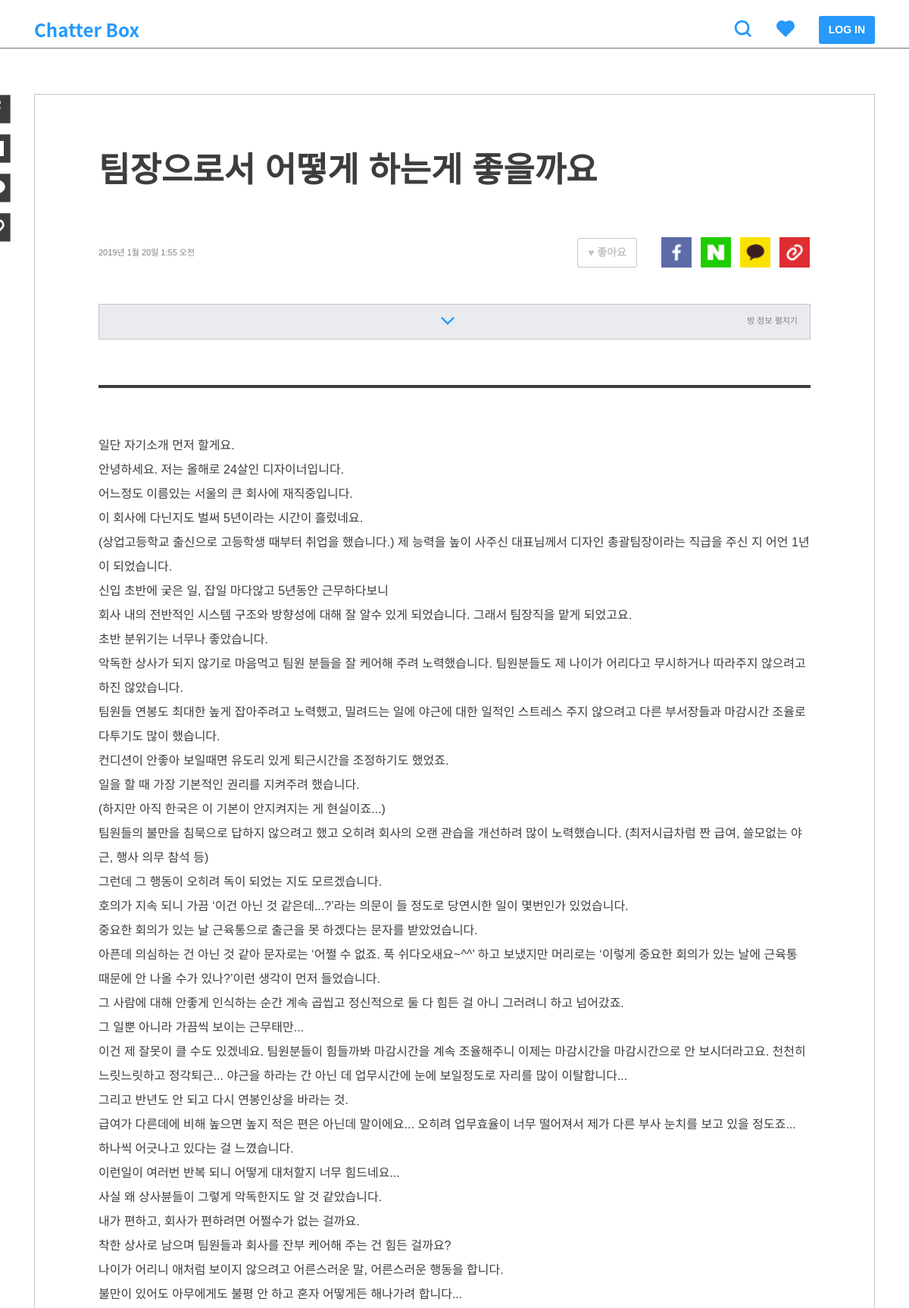
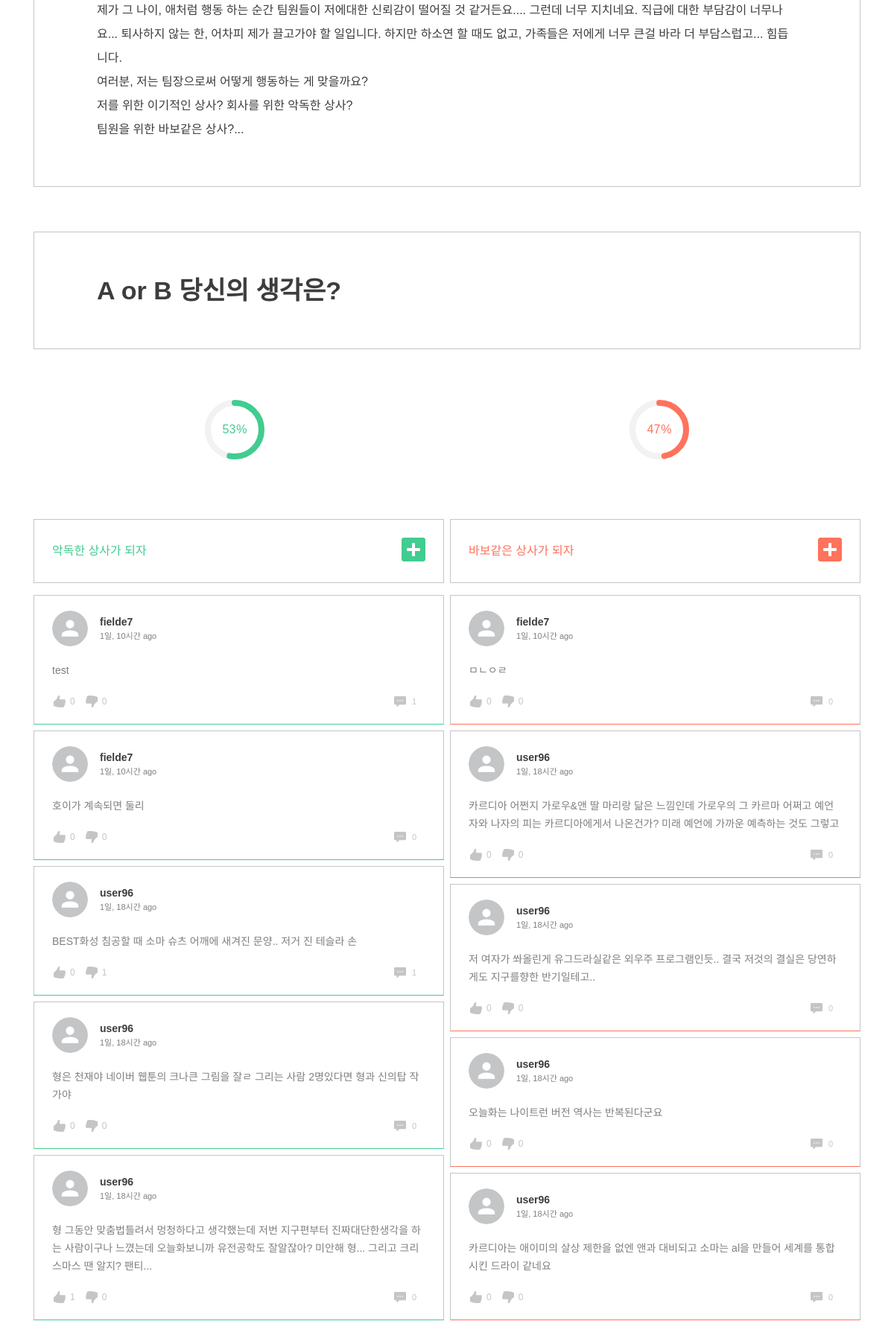
Screenshot of /post/9/ (upper part) with the database file from the repository (2 pictures, top to bottom).
### post/models.py (models this page shows, shortened)
class TimeStampedModel(models.Model):
    created_at = models.DateTimeField(auto_now_add=True, null=True)
    updated_at = models.DateTimeField(auto_now=True, null=True)
    class Meta():
        abstract = True

class Post(TimeStampedModel):
    author = models.ForeignKey(settings.AUTH_USER_MODEL)
    category = models.ForeignKey('Category')
    title = models.CharField(max_length=160, null=True)
    background = models.TextField()
    background_image1 = models.ImageField(
        upload_to='post', blank=True, null=True)
    background_image2 = models.ImageField(
        upload_to='post', blank=True, null=True)
    background_image3 = models.ImageField(
        upload_to='post', blank=True, null=True)
    background_image4 = models.ImageField(
        upload_to='post', blank=True, null=True)
    background_image5 = models.ImageField(
        upload_to='post', blank=True, null=True)
    tag = TagField()
    view_count = models.PositiveSmallIntegerField(default=0)
    share_count = models.PositiveSmallIntegerField(default=0)
    pro_title = models.CharField(max_length=160, null=True)
    con_title = models.CharField(max_length=160, null=True)
    @property
    def pro_count(self):
        pro_sum = self.comment_set.filter(type=True).count()
        pro_comments = self.comment_set.filter(type=True)
        for comment in pro_comments:
            pro_sum = pro_sum + comment.count_comment_likes
        return pro_sum
    @property
    def con_count(self):
        con_sum = self.comment_set.filter(type=False).count()
        con_comments = self.comment_set.filter(type=False)
        for comment in con_comments:
            con_sum = con_sum + comment.count_comment_likes
        return con_sum
    @property
    def all_count(self):
        return self.pro_count + self.con_count
    @property
    def pro_percent(self):
        if not self.all_count == 0:
            result = self.pro_count / self.all_count
        else:
            result = 0
        return result
    @property
    def con_percent(self):
        if not self.all_count == 0:
            result = self.con_count / self.all_count
        else:
            result = 0
        return result
    class Meta:
        ordering = ['-created_at']

### comment/models.py (models this page shows, shortened)
class TimeStampedModel(models.Model):
    created_at = models.DateTimeField(auto_now_add=True, null=True)
    updated_at = models.DateTimeField(auto_now=True, null=True)
    class Meta():
        abstract = True

class Comment(TimeStampedModel):
    post = models.ForeignKey(post_models.Post)
    author = models.ForeignKey(settings.AUTH_USER_MODEL)
    content = models.TextField()
    type = models.BooleanField(default=True)
    @property
    def count_comment_likes(self):
        return self.like_comments.all().count()
    @property
    def natural_time(self):
        return naturaltime(self.created_at)

### member/models.py (models this page shows)
class User(AbstractUser):
    GENDER_MALE = 'm'
    GENDER_FEMALE = 'f'
    GENDER_OTHER = 'o'
    CHOICES_GENDER = (
        (GENDER_MALE, '남성'),
        (GENDER_FEMALE, '여성'),
        (GENDER_OTHER, '기타'),
    )
    profile_image = models.ImageField(
        default='default/user.png', null=True, upload_to='user')
    bio = models.CharField(max_length=160, null=True)
    gender = models.CharField(
        max_length=1, choices=CHOICES_GENDER, null=True, blank=True)
    like_posts = models.ManyToManyField(
        'post.Post', blank=True, related_name='like_users')
    like_comments = models.ManyToManyField(
        'comment.Comment', blank=True, related_name='like_comments')
    hate_comments = models.ManyToManyField(
        'comment.Comment', blank=True, related_name='hate_comments')
    objects = UserManager()
    def __str__(self):
        return self.username

### post/views.py (the view)
# urls.py: url(r'^(?P<post_pk>\d+)/$', views.post_detail, name='post_detail'),
def post_detail(request, post_pk):
    post = get_object_or_404(Post, pk=post_pk)
    post.view_count = post.view_count + 1
    post.save()
    comment_form = comment_forms.CommentForm()
    comment_on_comment_form = comment_forms.CommentOnCommentForm()
    report_comment_form = comment_forms.ReportCommentForm()
    procomments = comment_models.Comment.objects.filter(
        post=post, type=True).order_by('-created_at')
    concomments = comment_models.Comment.objects.filter(
        post=post, type=False).order_by('-created_at')
    if request.user.is_authenticated():
        procomments_mine = procomments.filter(
            author=request.user).order_by('-created_at')
        procomments_exclude = procomments.exclude(
            author=request.user).order_by('-created_at')
        concomments_mine = concomments.filter(
            author=request.user).order_by('-created_at')
        concomments_exclude = concomments.exclude(
            author=request.user).order_by('-created_at')
    else:
        procomments_mine = None
        procomments_exclude = procomments
        concomments_mine = None
        concomments_exclude = concomments
    context = {
        'post': post,
        'procomments_mine': procomments_mine,
        'procomments_exclude': procomments_exclude,
        'concomments_mine': concomments_mine,
        'concomments_exclude': concomments_exclude,
        'comment_form': comment_form,
        'comment_on_comment_form': comment_on_comment_form,
        'report_comment_form': report_comment_form,
    }
    return render(request, 'post/post_detail.html', context)

### comment/models.py (called while the page is built)
    @property
    def natural_time(self):
        return naturaltime(self.created_at)

### post/templatetags/post_extras.py (called while the page is built)
@register.filter
def split_tags(value):
    tags = []
    split_comma = value.split(',')
    for tag in split_comma:
        split_space = tag.split(" ")
        for tag in split_space:
            if tag:
                tags.append(tag)
    return tags

### templates/post/post_detail.html (shortened to what this page needs)
{% extends 'base.html' %}
{% load static %}
{% load post_extras %}
{% block customCSS %}
<link rel="stylesheet" href="{% static 'css/post/post_detail.css' %}">
{% endblock %}
{% block content %}
<div class="fixed-share web-block">{% include 'include/share.html' %}</div>
<div class="post-body m60">
    <h2>{{ post.title }}</h2>
    <div class="detail-header">
        <span>{{ post.updated_at }}</span>
        <div class="btn-wrap">
            <form action="{% url 'post:post_like_toggle' post_pk=post.pk %}" method="POST">
                {% if post in user.like_posts.all %}
                <button class="btn btn-fill">♥ 좋아요</button>
                {% else %}
                <button class="btn btn-line">♥ 좋아요</button>
                {% endif %}
            </form>
            <div class="share-sns">
                <a href="javascript:shareFacebook()">
                    <img src="{% static '/img/facebook.png' %}" />
                </a>
                <a href="javascript:shareNaver()">
                    <img src="{% static '/img/naver.png' %}" />
                </a>
                <a href="javascript:shareKatalk()">
                    <img src="{% static '/img/kakao.png' %}" />
                </a>
                <a href="javascript:shareLink()">
                    <img src="{% static '/img/clip.png' %}" />
                </a>
            </div>
        </div>
    </div>
    <button class="btn btn-full info-btn collapsed" data-toggle="collapse" data-target="#info-toggle">
        <img src="{% static '/img/icons/down.png' %}" />
        <span>방 정보 펼치기</span>
    </button>
    <hr class="detail-hr m60">
    <div class="detail-body">
        <span class="post-background">{{ post.background|safe|linebreaks }}</span>
    </div>
</div>
<div class="opinion m60">
    <h2>A or B 당신의 생각은?</h2>
</div>
<div class="percent-wrap row p-0">
    <div class="chart">
        <div class="percentage pro-chart" data-percent="{% widthratio post.pro_percent 1 100 %}">
            <span class="pro-title">{% widthratio post.con_percent 1 100 %}</span><sup class="pro-title">%</sup>
        </div>
    </div>
    <div class="chart">
        <div class="percentage con-chart" data-percent="{% widthratio post.con_percent 1 100 %}">
            <span class="con-title">{% widthratio post.con_percent 1 100 %}</span><sup class="con-title">%</sup>
        </div>
    </div>
</div>
{% include 'comment/comment_list.html' %}
{% endblock %}

### templates/comment/comment_list.html (shortened to what this page needs)
{% load static %}
{% block customCSS %}
<link rel="stylesheet" href="{% static 'css/comment/comment.css' %}">
<link rel="stylesheet" href="{% static 'css/comment/comment_action.css' %}">
{% endblock %}
<div class="row comment_title p-0">
    <div class="col-6 pro-title">
        <h5>{{ post.pro_title }}</h5>
        <a data-toggle="collapse" href="#pro-form">
            <img class="add-pro {% if not user.is_authenticated %}plzLogin{% endif %}" src="{% static '/img/icons/add-pro.svg' %}" />
        </a>
    </div>
    <div class="col-6 con-title">
        <h5>{{ post.con_title }}</h5>
        <a data-toggle="collapse" href="#con-form">
            <img class="add-con {% if not user.is_authenticated %}plzLogin{% endif %}" src="{% static '/img/icons/add-con.svg' %}" />
        </a>
    </div>
</div>
<div class="row comment-wrap p-0">
    <div class="pro-comments col-6 p-0">
        <div class="comment-list pro-list">
            <ul class="etc">
                {% for comment in procomments_exclude.all %}
                <li class="comment">{% include 'include/comment.html' %}</li>
                {% endfor %}
            </ul>
        </div>
    </div>
    <div class="con-comments col-6 p-0">
        <div class="comment-list con-list">
            <ul class="etc">
                {% for comment in concomments_exclude.all %}
                <li class="comment">{% include 'include/comment.html' %}</li>
                {% endfor %}
            </ul>
        </div>
    </div>
</div>
{% include 'include/toast.html' %}
{% include 'include/modal.html' with modal_id='reportModal' modal_title='신고하기' modal_btn='신고하기' %}

### templates/include/comment.html (shortened to what this page needs)
{% load static %}
<div class="comment-header">
    <div class="header-left">
        <img src="{{ comment.author.profile_image.url }}" />
        <h6>{{ comment.author }}<br><span>{{ comment.natural_time }}</span></h6>
    </div>
</div>
<h6 id="content-{{ comment.pk }}" class="comment-content">{{ comment.content|linebreaks }}</h6>
<div class="comment-footer">
    <div class="btn-wrap">
        <div class="like-hate">
            <button class="comment-like" name="{{ comment.pk }}">
                {% if comment in user.like_comments.all %}
                <img src="{% static '/img/icons/like-hate-fill.png' %}" />
                <p class="count active"> {{ comment.like_comments.count }}</p>
                {% else %}
                <img src="{% static '/img/icons/like-hate-empty.png' %}" />
                <p class="count"> {{ comment.like_comments.count }}</p>
                {% endif %}
            </button>
        </div>
        <div class="like-hate">
            <button class="comment-hate" name="{{ comment.pk }}">
                {% if comment in user.hate_comments.all %}
                <img class="hate" src="{% static '/img/icons/like-hate-fill.png' %}" />
                <p class="count active">{{ comment.hate_comments.count }}</p>
                {% else %}
                <img class="hate" src="{% static '/img/icons/like-hate-empty.png' %}" />
                <p class="count">{{ comment.hate_comments.count }}</p>
                {% endif %}
            </button>
        </div>
    </div>
    <div class="btn-wrap">
        <button data-toggle="collapse" data-target="#action-{{ comment.pk }}">
            <img src="{% static '/img/icons/comment.png' %}" style="margin-right: 4px;" />
            <span class="count">{{ comment.comment_on_comment.count }}</span>
        </button>
    </div>
</div>

### static/css/style.css (style rules this page uses)
html, body, div, span, applet, object, iframe, h1, h2, h3, h4, h5, h6, p, blockquote, pre, a, abbr, acronym, address, big, cite, code, del, dfn, em, img, ins, kbd, q, s, samp, small, strike, strong, sub, sup, tt, var, b, u, i, center, dl, dt, dd, ol, ul, li, fieldset, form, label, legend, table, caption, tbody, tfoot, thead, tr, th, td, article, aside, canvas, details, embed, figure, figcaption, footer, header, hgroup, menu, nav, output, ruby, section, summary, time, mark, audio, video { margin: 0; padding: 0; border: 0; font-size: 100%; font: inherit; vertical-align: baseline; }
body { display: flex; min-height: 100vh; flex-direction: column; font-family: "Noto Sans KR", sans-serif; }
ol, ul { list-style: none; }
button { all: unset; cursor: pointer; }
a { all: unset; text-decoration: none !important; cursor: pointer; }
.web-block { display: block !important; }
h2 { font-size: 45px; line-height: 80px; font-weight: 700; color: #3d3d3d; word-break: break-all; }
h5 { font-size: 16px; line-height: 24px; font-weight: 500; color: #3d3d3d; word-break: break-all; }
h6 { font-size: 14px; line-height: 24px; font-weight: 400; color: #3d3d3d; word-break: break-all; }
p { font-size: 12px; line-height: 20px; font-weight: 400; color: #7f7f7f; word-break: break-all; }
span { font-size: 11px; line-height: 18px; font-weight: 400; color: #7f7f7f; word-break: break-all; }
.btn { padding: 8px 13px; border: 0; border-radius: 3px; font-size: 14px; font-weight: 700; word-break: keep-all; }
.btn-full { padding: 12px 0; width: 100%; border-radius: 0; }
.btn-line { color: #2699FB !important; background-color: #fff; border: 1px solid #2699FB; }
.m60 { margin-top: 60px; margin-bottom: 60px; }

### static/css/post/post_detail.css (style rules this page uses)
.post-body { padding: 60px 84px; border: 1px solid #C3C5C7; }
.post-body h2 { word-break: break-all; }
.post-body .detail-header { display: flex; justify-content: space-between; align-items: center; padding: 48px 0; }
.post-body .detail-header .btn-wrap { display: flex; flex-direction: row; align-items: center; }
.post-body .detail-header .btn-wrap .btn { margin-right: 20px; }
.post-body .detail-header .btn-wrap .btn-line { border-color: #C3C5C7; color: #C3C5C7 !important; }
.post-body .info-btn { width: calc(100% - 2px); background-color: #E9EBEE; border: 1px solid #C3C5C7; }
.post-body .info-btn img { margin-left: 54px; }
.post-body .collapsed img { margin-left: 64px; }
.post-body .info-btn span { float: right; margin-right: 16px; }
.post-body .detail-hr { border: 2px solid #3d3d3d; }
.post-body .detail-body .post-background p { font-size: 16px; line-height: 32px; font-weight: 400; color: #3d3d3d; word-break: break-all; }
.opinion { padding: 48px 84px; border: 1px solid #C3C5C7; }
.opinion h2 { font-size: 34px; line-height: 60px; }
.comment_title { margin: 8px 0; }
.comment_title .col-6 { display: flex; justify-content: space-between; align-items: center; padding: 24px; max-width: calc(50% - 4px); border: 1px solid #C3C5C7; }
.comment_title .col-6 img { width: 32px; height: 32px; cursor: pointer; }
.comment_title .pro-title { margin-right: 4px; }
.comment_title .con-title { margin-left: 4px; }
.comment_title .pro-title h5 { color: #41CC90; word-break: break-all; }
.comment_title .con-title h5 { color: #FF725C; word-break: break-all; }
.percent-wrap { display: flex; justify-content: center; align-items: center; margin-bottom: 48px; }
.percent-wrap .pro-title { color: #41cc90; }
.percent-wrap .con-title { color: #FF725C; }
.percent-wrap .chart { width: 50%; text-align: center; }
.percent-wrap .easyPieChart { position: relative; margin: 8px auto 32px; text-align: center; }
.percent-wrap .easyPieChart span { font-size: 16px; }
.percent-wrap .easyPieChart sup { top: 0; margin-left: 1px; }

### static/css/include/share.css (style rules this page uses)
.share-sns { display: flex; flex-direction: row; align-items: center; }
.share-sns a { display: block; width: 40px; height: 40px; margin-left: 12px; }
.share-sns img { width: 100%; }
.fixed-share { position: fixed; top: 124px; left: calc(50% - 625px); }

### rows the page displays
Post: title "팀장으로서 어떻게 하는게 좋을까요", updated_at "2019년 1월 20일 1:55 오전", background "일단 자기소개 먼저 할게요. 안녕하세요. 저는 올해로 24살인 디자이너입니다. 어느정도 이름있는 서울의 큰 회사에 재직중입니다. 이 회사에 다닌지도 벌써 5년이라는 시간이 흘렀네요. (상업고등학교 출신으로 고등학생 때부터 취업을 했습니다.) 제 능력을 높이 사주신 대표님께서 디자인 총괄팀장이라는 직급을 주신 지 어언 1년이 되었습니다. 신입 초반에 궂은 일, 잡일 마다않고 5년동안 근무하다보니 회사 내의 전반적인 시스템 구조와 방향성에 대해 잘 알수 있게 되었습니다. 그래서 팀장직을 맡게 되었고요. 초반 분위기는 너무나 좋았습니다. 악독한 상사가 되지 않기로 마음먹고 팀원 분들을 잘 케어해 주려 노력했습니다. 팀원분들도 제 나이가 어리다고 무시하거나 따라주지 않으려고 하진 않았습니다. 팀원들 연봉도 최대한 높게 잡아주려고 노력했고, 밀려드는 일에 야근에 대한 일적인 스트레스 주지 않으려고 다른 부서장들과 마감시간 조율로 다투기도 많이 했습니다. 컨디션이 안좋아 보일때면 유도리 있게 퇴근시간을 조정하기도 했었죠. 일을 할 때 가장 기본적인 권리를 지켜주려 했습니다. (하지만 아직 한국은 이 기본이 안지켜지는 게 현실이죠...) 팀원들의 불만을 침묵으로 답하지 않으려고 했고 오히려 회사의 오랜 관습을 개선하려 많이 노력했습니다. (최저시급차럼 짠 급여, 쓸모없는 야근, 행사 의무 참석 등) 그런데 그 행동이 오히려 독이 되었는 지도…", pro_title "악독한 상사가 되자", con_title "바보같은 상사가 되자"
Comment: author.profile_image (placeholder picture), author "fielde7", natural_time "1일, 10시간 ago", content "test", like_comments.count "0", hate_comments.count "0", comment_on_comment.count "1"
Comment: author.profile_image (placeholder picture), author "fielde7", natural_time "1일, 10시간 ago", content "호이가 계속되면 둘리", like_comments.count "0", hate_comments.count "0", comment_on_comment.count "0"
Comment: author.profile_image (placeholder picture), author "user96", natural_time "1일, 18시간 ago", content "BEST화성 침공할 때 소마 슈츠 어깨에 새겨진 문양.. 저거 진 테슬라 손", like_comments.count "0", hate_comments.count "1", comment_on_comment.count "1"
Comment: author.profile_image (placeholder picture), author "user96", natural_time "1일, 18시간 ago", content "형은 천재야 네이버 웹툰의 크나큰 그림을 잘ㄹ 그리는 사람 2명있다면 형과 신의탑 작가야", like_comments.count "0", hate_comments.count "0", comment_on_comment.count "0"
Comment: author.profile_image (placeholder picture), author "user96", natural_time "1일, 18시간 ago", content "형 그동안 맞춤법틀려서 멍청하다고 생각했는데 저번 지구편부터 진짜대단한생각을 하는 사람이구나 느꼈는데 오늘화보니까 유전공학도 잘알잖아? 미안해 형... 그리고 크리스마스 땐 알지? 팬티...", like_comments.count "1", hate_comments.count "0", comment_on_comment.count "0"
Comment: author.profile_image (placeholder picture), author "fielde7", natural_time "1일, 10시간 ago", content "ㅁㄴㅇㄹ", like_comments.count "0", hate_comments.count "0", comment_on_comment.count "0"
Comment: author.profile_image (placeholder picture), author "user96", natural_time "1일, 18시간 ago", content "카르디아 어쩐지 가로우&앤 딸 마리랑 닮은 느낌인데 가로우의 그 카르마 어쩌고 예언자와 나자의 피는 카르디아에게서 나온건가? 미래 예언에 가까운 예측하는 것도 그렇고", like_comments.count "0", hate_comments.count "0", comment_on_comment.count "0"
Comment: author.profile_image (placeholder picture), author "user96", natural_time "1일, 18시간 ago", content "저 여자가 쏴올린게 유그드라실같은 외우주 프로그램인듯.. 결국 저것의 결실은 당연하게도 지구를향한 반기일테고..", like_comments.count "0", hate_comments.count "0", comment_on_comment.count "0"
Comment: author.profile_image (placeholder picture), author "user96", natural_time "1일, 18시간 ago", content "오늘화는 나이트런 버전 역사는 반복된다군요", like_comments.count "0", hate_comments.count "0", comment_on_comment.count "0"
Comment: author.profile_image (placeholder picture), author "user96", natural_time "1일, 18시간 ago", content "카르디아는 애이미의 살상 제한을 없엔 앤과 대비되고 소마는 al을 만들어 세계를 통합시킨 드라이 같네요", like_comments.count "0", hate_comments.count "0", comment_on_comment.count "0"
